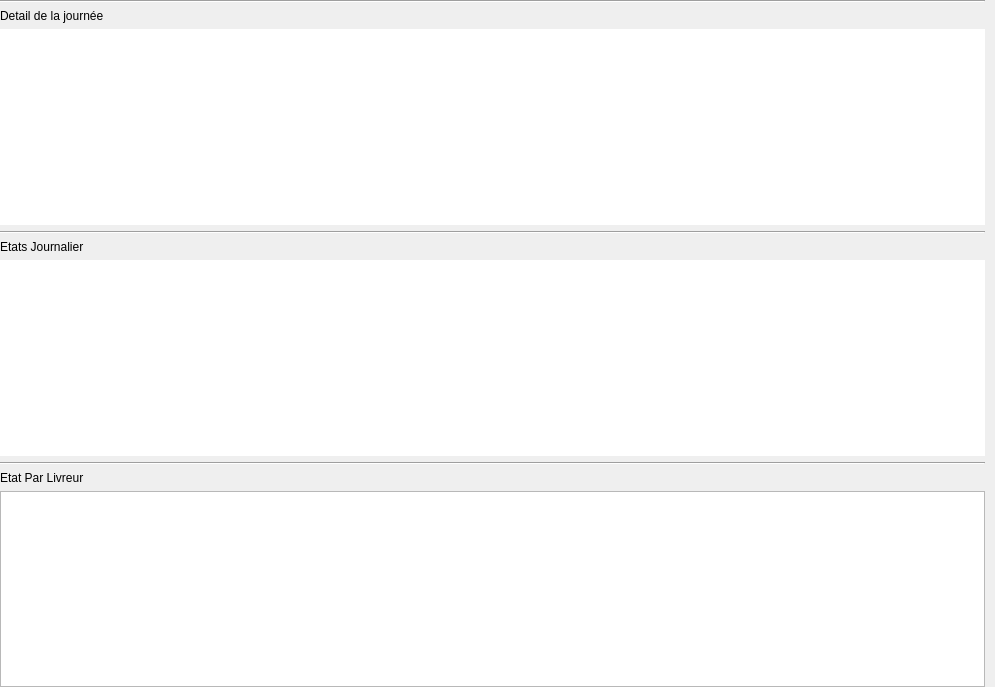
                      <widget class="QWidget" name="scrollAreaWidgetContents">
                       <property name="geometry">
                        <rect>
                         <x>0</x>
                         <y>0</y>
                         <width>995</width>
                         <height>687</height>
                        </rect>
                       </property>
                       <layout class="QVBoxLayout" name="verticalLayout_45">
                        <property name="leftMargin">
                         <number>0</number>
                        </property>
                        <property name="topMargin">
                         <number>0</number>
                        </property>
                        <property name="rightMargin">
                         <number>10</number>
                        </property>
                        <property name="bottomMargin">
                         <number>0</number>
                        </property>
                        <item>
                         <widget class="Line" name="line_14">
                          <property name="orientation">
                           <enum>Qt::Horizontal</enum>
                          </property>
                         </widget>
                        </item>
                        <item>
                         <widget class="QLabel" name="etatDetailJournalierLabelDate">
                          <property name="text">
                           <string>Detail de la journée </string>
                          </property>
                         </widget>
                        </item>
                        <item>
                         <widget class="MyTable" name="etatJournalierDetailsTableWidget">
                          <property name="minimumSize">
                           <size>
                            <width>0</width>
                            <height>193</height>
                           </size>
                          </property>
                          <property name="font">
                           <font>
                            <family>Lucida Casual</family>
                            <pointsize>13</pointsize>
                            <weight>50</weight>
                            <italic>false</italic>
                            <bold>false</bold>
                           </font>
                          </property>
                          <property name="frameShape">
                           <enum>QFrame::NoFrame</enum>
                          </property>
                          <property name="editTriggers">
                           <set>QAbstractItemView::DoubleClicked</set>
                          </property>
                          <property name="alternatingRowColors">
                           <bool>false</bool>
                          </property>
                          <property name="selectionBehavior">
                           <enum>QAbstractItemView::SelectRows</enum>
                          </property>
                          <property name="gridStyle">
                           <enum>Qt::DashLine</enum>
                          </property>
                          <property name="sortingEnabled">
                           <bool>true</bool>
                          </property>
                          <property name="columnCount">
                           <number>4</number>
                          </property>
                          <attribute name="horizontalHeaderVisible">
                           <bool>false</bool>
                          </attribute>
                          <attribute name="horizontalHeaderCascadingSectionResizes">
                           <bool>false</bool>
                          </attribute>
                          <attribute name="horizontalHeaderDefaultSectionSize">
                           <number>150</number>
                          </attribute>
                          <attribute name="horizontalHeaderShowSortIndicator" stdset="0">
                           <bool>false</bool>
                          </attribute>
                          <attribute name="horizontalHeaderStretchLastSection">
                           <bool>true</bool>
                          </attribute>
                          <attribute name="verticalHeaderVisible">
                           <bool>false</bool>
                          </attribute>
                          <column>
                           <property name="text">
                            <string>New Column</string>
                           </property>
                          </column>
                          <column>
                           <property name="text">
                            <string>New Column</string>
                           </property>
                          </column>
                          <column>
                           <property name="text">
                            <string>New Column</string>
                           </property>
                          </column>
                          <column>
                           <property name="text">
                            <string>New Column</string>
                           </property>
                          </column>
                         </widget>
                        </item>
                        <item>
                         <widget class="Line" name="line_10">
                          <property name="orientation">
                           <enum>Qt::Horizontal</enum>
                          </property>
                         </widget>
                        </item>
                        <item>
                         <widget class="QLabel" name="label_17">
                          <property name="text">
                           <string>Etats Journalier</string>
                          </property>
                         </widget>
                        </item>
                        <item>
                         <widget class="MyTable" name="etatJournalierTableWidget">
                          <property name="minimumSize">
                           <size>
                            <width>0</width>
                            <height>193</height>
                           </size>
                          </property>
                          <property name="font">
                           <font>
                            <family>Lucida Casual</family>
                            <pointsize>13</pointsize>
                            <weight>50</weight>
                            <italic>false</italic>
                            <bold>false</bold>
                           </font>
                          </property>
                          <property name="frameShape">
                           <enum>QFrame::NoFrame</enum>
                          </property>
                          <property name="editTriggers">
                           <set>QAbstractItemView::DoubleClicked</set>
                          </property>
                          <property name="alternatingRowColors">
                           <bool>false</bool>
                          </property>
                          <property name="selectionBehavior">
                           <enum>QAbstractItemView::SelectRows</enum>
                          </property>
                          <property name="gridStyle">
                           <enum>Qt::DashLine</enum>
                          </property>
                          <property name="sortingEnabled">
                           <bool>true</bool>
                          </property>
                          <property name="columnCount">
                           <number>4</number>
                          </property>
                          <attribute name="horizontalHeaderVisible">
                           <bool>false</bool>
                          </attribute>
                          <attribute name="horizontalHeaderCascadingSectionResizes">
                           <bool>false</bool>
                          </attribute>
                          <attribute name="horizontalHeaderDefaultSectionSize">
                           <number>150</number>
                          </attribute>
                          <attribute name="horizontalHeaderShowSortIndicator" stdset="0">
                           <bool>false</bool>
                          </attribute>
                          <attribute name="horizontalHeaderStretchLastSection">
                           <bool>true</bool>
                          </attribute>
                          <attribute name="verticalHeaderVisible">
                           <bool>false</bool>
                          </attribute>
                          <column>
                           <property name="text">
                            <string>New Column</string>
                           </property>
                          </column>
                          <column>
                           <property name="text">
                            <string>New Column</string>
                           </property>
                          </column>
                          <column>
                           <property name="text">
                            <string>New Column</string>
                           </property>
                          </column>
                          <column>
                           <property name="text">
                            <string>New Column</string>
                           </property>
                          </column>
                         </widget>
                        </item>
                        <item>
                         <widget class="Line" name="line_13">
                          <property name="orientation">
                           <enum>Qt::Horizontal</enum>
                          </property>
                         </widget>
                        </item>
                        <item>
                         <widget class="QLabel" name="label_33">
                          <property name="text">
                           <string>Etat Par Livreur</string>
                          </property>
                         </widget>
                        </item>
                        <item>
                         <widget class="QTableWidget" name="etatParLivreurTableWidget">
                          <property name="minimumSize">
                           <size>
                            <width>0</width>
                            <height>193</height>
                           </size>
                          </property>
                          <property name="editTriggers">
                           <set>QAbstractItemView::NoEditTriggers</set>
                          </property>
                          <attribute name="horizontalHeaderStretchLastSection">
                           <bool>true</bool>
                          </attribute>
                          <attribute name="verticalHeaderVisible">
                           <bool>false</bool>
                          </attribute>
                         </widget>
                        </item>
                       </layout>
                      </widget>
